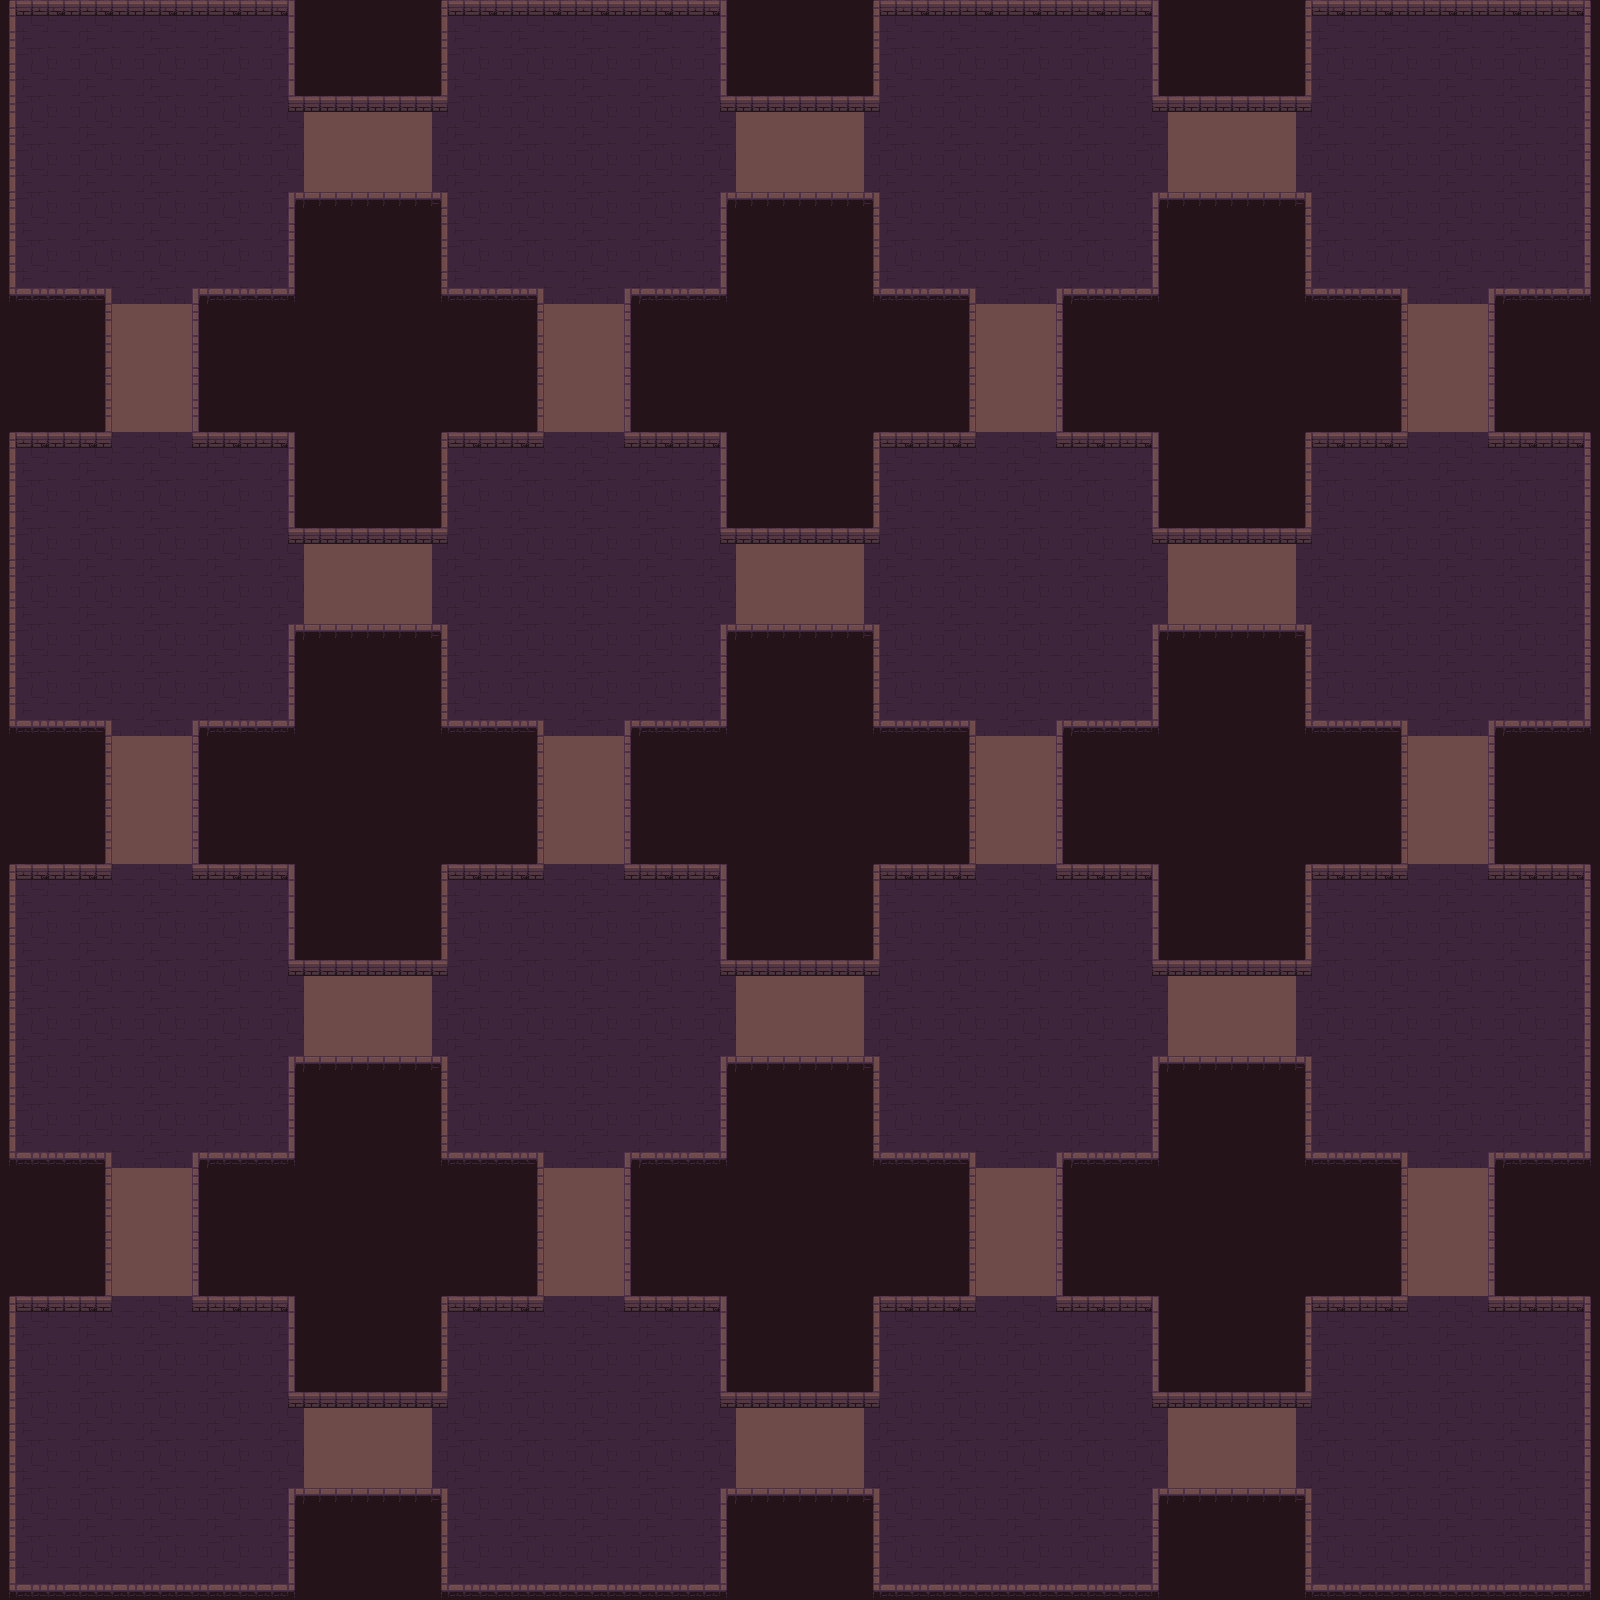

Rendered tile map (Tiled .tmx) drawn with the repository's tilesets; below, a short description and the map source with its tile grids summarised:
An orthogonal 100x100 tile map with 16x16 px tiles, 3 tile layers (background, floor, wall).

<map version="1.8" tiledversion="1.8.4" orientation="orthogonal" renderorder="right-down" width="100" height="100" tilewidth="16" tileheight="16" infinite="0" nextlayerid="6" nextobjectid="1">
 <tileset firstgid="1" name="Dungeon_Tileset" tilewidth="16" tileheight="16" tilecount="100" columns="10">
  <image source="Dungeon_Tileset.png" width="160" height="160" />
 </tileset>
 <layer id="2" name="background" width="100" height="100">
  <data>[10000 cells, 10000 non-empty, 1 distinct tile ids]</data>
 </layer>
 <layer id="5" name="floor" width="100" height="100">
  <data>[10000 cells, 6736 non-empty, 13 distinct tile ids]</data>
 </layer>
 <layer id="4" name="wall" width="100" height="100">
  <data>[10000 cells, 1296 non-empty, 21 distinct tile ids]</data>
 </layer>
</map>
